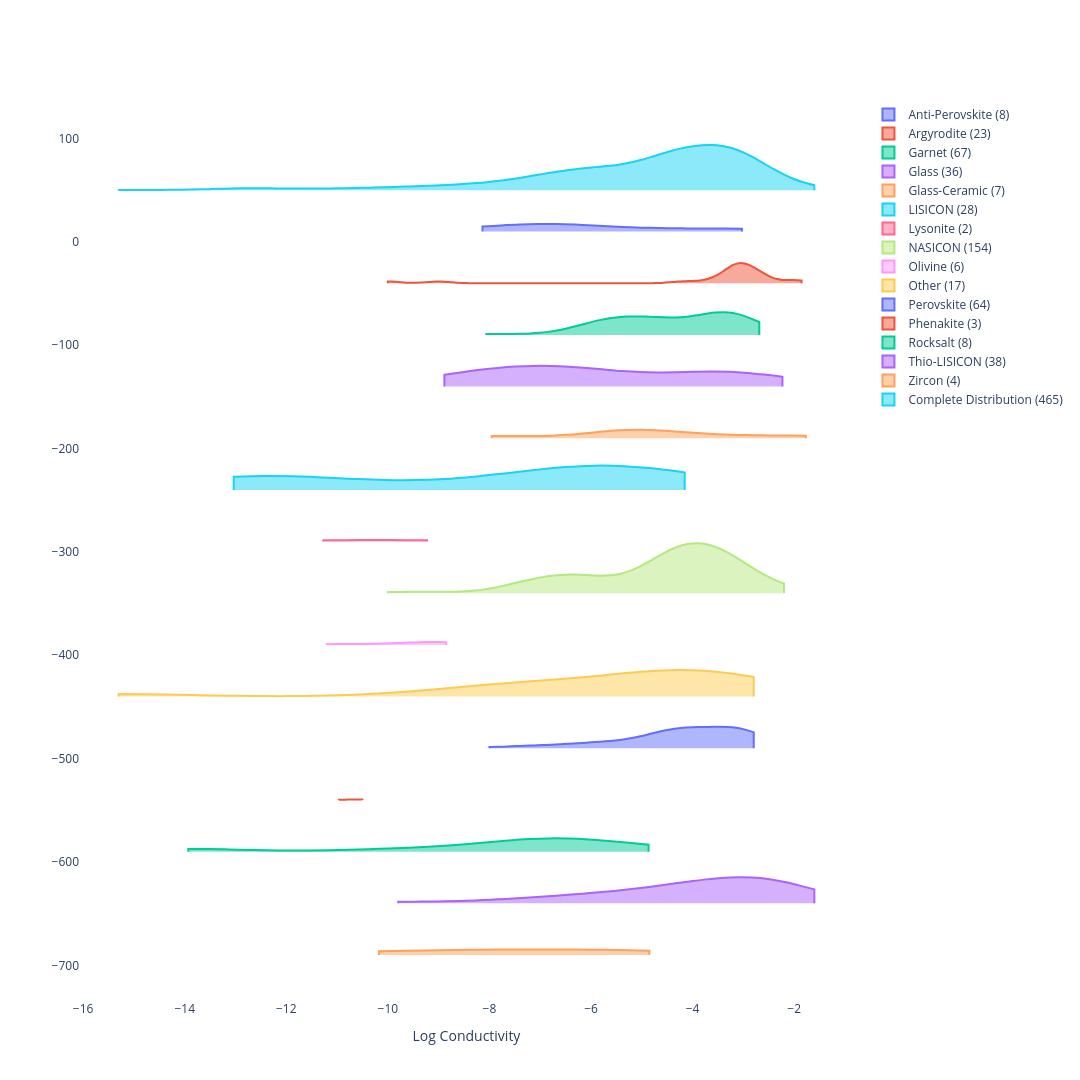

The notebook cell saved with this chart:
### Markdown cell above
# Plot the room temperature distributions of conductivity based on Structural Family

### Code cell
np.random.seed(1)
struc_lab = rt_df["structure"]

data = (np.linspace(1, 2, 12)[:, np.newaxis] * np.random.randn(12, 200) +
            (np.arange(12) + 2 * np.random.random(12))[:, np.newaxis])

fig = go.Figure() 

# Add each of the violins by structure type
for i, l in enumerate(list(set(struc_lab))):
    dist=rt_df[rt_df["structure"] == l]["log_target"]
    
    fig.add_trace(go.Violin(x=dist,
                        y=[10-50*i for _ in range(len(rt_df[rt_df["structure"] == l]["log_target"]))],
                        name=f'{le.inverse_transform(np.array(l).ravel())[0]} ({len(rt_df[rt_df["structure"] == l])})',
                        scalemode="count",
                        spanmode="hard",
                        scalegroup="this",
                        alignmentgroup=0,
                        width=np.sqrt(len(rt_df[rt_df["structure"] == l])) * (max(dist)-min(dist))))

# Add a violin for the complete distribution
fig.add_trace(go.Violin(x=rt_df["log_target"],
                        y=[50 for _ in range(len(df["log_target"]))],
                        name=f'Complete Distribution ({len(rt_df)})',
                        scalemode="count",
                        spanmode="hard", 
                        scalegroup="all",
                        alignmentgroup=1,
                        width=np.sqrt(510 * 15)))

# Change Styling
fig.update_traces(orientation='h', side='positive',points=False)
fig.update_layout(xaxis_showgrid=False, 
                  xaxis_zeroline=False, 
                  paper_bgcolor='rgba(0,0,0,0)', 
                  plot_bgcolor='rgba(0,0,0,0)', 
                  width=1080, 
                  height=1080)

fig.update_xaxes(categoryorder='category descending')
fig.update_layout(
    xaxis_title="Log Conductivity",
)

write_html(fig, "img/Figure2.html")

fig.show()

### Figure 1 — Plotly figure (JSON) as saved in the notebook; plotly's stock layout.template omitted (floating-point values rounded to 4 significant figures; data arrays with more than 128 entries replaced by an {"elided": "..."} marker saying what was removed)
{"data": [{"alignmentgroup": "0", "name": "Anti-Perovskite (8)", "orientation": "h", "points": false, "scalegroup": "this", "scalemode": "count", "side": "positive", "spanmode": "hard", "type": "violin", "width": 14.45, "x": [-6.268, -7.051, -7.094, -7.148, -8.137, -5.975, -3.028, -3.851], "y": [10, 10, 10, 10, 10, 10, 10, 10]}, {"alignmentgroup": "0", "name": "Argyrodite (23)", "orientation": "h", "points": false, "scalegroup": "this", "scalemode": "count", "side": "positive", "spanmode": "hard", "type": "violin", "width": 39.07, "x": [-9, -3.27, -3.425, -1.854, -3.721, -3.201, -2.099, -2.638, -2.638, -2.703, -2.738, -2.824, -3.046, -2.967, -3.032, -3.045, -3.063, -3.058, -3.094, -3.159, -3.356, -4.203, -10], "y": [-40, -40, -40, -40, -40, -40, -40, -40, -40, -40, -40, -40, -40, -40, -40, -40, -40, -40, -40, -40, -40, -40, -40]}, {"alignmentgroup": "0", "name": "Garnet (67)", "orientation": "h", "points": false, "scalegroup": "this", "scalemode": "count", "side": "positive", "spanmode": "hard", "type": "violin", "width": 43.99, "x": [-3.292, -2.686, -3.02, -3.509, -3.972, -5.788, -2.886, -4.081, -3.081, -3.1, -3.889, -4.569, -5.536, -5.883, -6.207, -4.893, -5.65, -5.577, -5.821, -8.06, -4.648, -4.86, -5.093, -5.19, -3.048, -4.398, -4.699, -5.097, -4.398, -5.155, -3.097, -3.469, -4.424, -4.62, -4.975, -5.818, -6.012, -3.456, -3.361, -3.499, -3.646, -3.046, -3.569, -3.726, -3.036, -3.137, -2.987, -3.495, -3.553, -3.796, -3.114, -3.18, -3.347, -3.585, -4.229, -5.469, -5.222, -5.377, -5.796, -3.201, -4.6, -5.155, -4.638, -5.676, -6.717, -6.253, -5.686], "y": [-90, -90, -90, -90, -90, -90, -90, -90, -90, -90, -90, -90, -90, -90, -90, -90, -90, -90, -90, -90, -90, -90, -90, -90, -90, -90, -90, -90, -90, -90, -90, -90, -90, -90, -90, -90, -90, -90, -90, -90, -90, -90, -90, -90, -90, -90, -90, -90, -90, -90, -90, -90, -90, -90, -90, -90, -90, -90, -90, -90, -90, -90, -90, -90, -90, -90, -90]}, {"alignmentgroup": "0", "name": "Glass (36)", "orientation": "h", "points": false, "scalegroup": "this", "scalemode": "count", "side": "positive", "spanmode": "hard", "type": "violin", "width": 39.94, "x": [-6.646, -7.526, -6.796, -3.4, -7.166, -8.5, -8.24, -8.04, -3.536, -5.724, -2.495, -2.951, -3.678, -5.611, -2.699, -4.364, -4.333, -4.174, -5.542, -6.357, -6.638, -2.845, -6.59, -6.123, -3.218, -3.742, -7.939, -8.879, -8.09, -7.387, -7.16, -6.561, -2.231, -6.063, -8.458, -8.887], "y": [-140, -140, -140, -140, -140, -140, -140, -140, -140, -140, -140, -140, -140, -140, -140, -140, -140, -140, -140, -140, -140, -140, -140, -140, -140, -140, -140, -140, -140, -140, -140, -140, -140, -140, -140, -140]}, {"alignmentgroup": "0", "name": "Glass-Ceramic (7)", "orientation": "h", "points": false, "scalegroup": "this", "scalemode": "count", "side": "positive", "spanmode": "hard", "type": "violin", "width": 16.36, "x": [-3.42, -1.77, -5.541, -5.201, -5, -4.903, -7.954], "y": [-190, -190, -190, -190, -190, -190, -190]}, {"alignmentgroup": "0", "name": "LISICON (28)", "orientation": "h", "points": false, "scalegroup": "this", "scalemode": "count", "side": "positive", "spanmode": "hard", "type": "violin", "width": 47.0, "x": [-6.301, -5.987, -12.76, -13.04, -5.943, -12.45, -12.88, -4.959, -5.347, -4.721, -4.496, -5.567, -6.051, -12.49, -11.89, -12.69, -9.699, -11.51, -4.155, -5.777, -6.222, -6, -12.85, -5.488, -5.792, -7.695, -6.256, -8.496], "y": [-240, -240, -240, -240, -240, -240, -240, -240, -240, -240, -240, -240, -240, -240, -240, -240, -240, -240, -240, -240, -240, -240, -240, -240, -240, -240, -240, -240]}, {"alignmentgroup": "0", "name": "Lysonite (2)", "orientation": "h", "points": false, "scalegroup": "this", "scalemode": "count", "side": "positive", "spanmode": "hard", "type": "violin", "width": 2.887, "x": [-11.27, -9.23], "y": [-290, -290]}, {"alignmentgroup": "0", "name": "NASICON (154)", "orientation": "h", "points": false, "scalegroup": "this", "scalemode": "count", "side": "positive", "spanmode": "hard", "type": "violin", "width": 96.79, "x": {"elided": "154 float values"}, "y": {"elided": "154 int values"}}, {"alignmentgroup": "0", "name": "Olivine (6)", "orientation": "h", "points": false, "scalegroup": "this", "scalemode": "count", "side": "positive", "spanmode": "hard", "type": "violin", "width": 5.754, "x": [-8.959, -11.2, -9.951, -9.3, -8.9, -8.851], "y": [-390, -390, -390, -390, -390, -390]}, {"alignmentgroup": "0", "name": "Other (17)", "orientation": "h", "points": false, "scalegroup": "this", "scalemode": "count", "side": "positive", "spanmode": "hard", "type": "violin", "width": 51.56, "x": [-7.005, -4.372, -4.415, -4.418, -4.453, -4.633, -6.824, -15.3, -3, -3.699, -3.595, -5.194, -3.24, -8.699, -7, -7.883, -2.796], "y": [-440, -440, -440, -440, -440, -440, -440, -440, -440, -440, -440, -440, -440, -440, -440, -440, -440]}, {"alignmentgroup": "0", "name": "Perovskite (64)", "orientation": "h", "points": false, "scalegroup": "this", "scalemode": "count", "side": "positive", "spanmode": "hard", "type": "violin", "width": 41.63, "x": [-2.796, -2.959, -3.184, -2.9, -3.78, -3.206, -5.237, -4.211, -4.556, -4.119, -4.251, -3, -2.959, -3.051, -3.137, -3.194, -3.444, -3.678, -3.721, -4.284, -2.991, -3, -2.824, -4.102, -3.8, -6, -7.097, -3, -2.815, -3.162, -5.719, -3.437, -4.2, -3.9, -8, -7, -4.553, -4.444, -4.222, -3.77, -5.268, -4.117, -4.276, -3.26, -4.31, -4.699, -4.886, -4.495, -6, -6, -7, -4.102, -4.116, -4.369, -4.764, -5.015, -5.134, -5.775, -3.237, -4.699, -3, -3.05, -3.28, -6.217], "y": [-490, -490, -490, -490, -490, -490, -490, -490, -490, -490, -490, -490, -490, -490, -490, -490, -490, -490, -490, -490, -490, -490, -490, -490, -490, -490, -490, -490, -490, -490, -490, -490, -490, -490, -490, -490, -490, -490, -490, -490, -490, -490, -490, -490, -490, -490, -490, -490, -490, -490, -490, -490, -490, -490, -490, -490, -490, -490, -490, -490, -490, -490, -490, -490]}, {"alignmentgroup": "0", "name": "Phenakite (3)", "orientation": "h", "points": false, "scalegroup": "this", "scalemode": "count", "side": "positive", "spanmode": "hard", "type": "violin", "width": 0.802, "x": [-10.97, -10.5, -10.63], "y": [-540, -540, -540]}, {"alignmentgroup": "0", "name": "Rocksalt (8)", "orientation": "h", "points": false, "scalegroup": "this", "scalemode": "count", "side": "positive", "spanmode": "hard", "type": "violin", "width": 25.63, "x": [-6.824, -7.553, -4.866, -6.709, -7.047, -9.57, -5.822, -13.93], "y": [-590, -590, -590, -590, -590, -590, -590, -590]}, {"alignmentgroup": "0", "name": "Thio-LISICON (38)", "orientation": "h", "points": false, "scalegroup": "this", "scalemode": "count", "side": "positive", "spanmode": "hard", "type": "violin", "width": 50.51, "x": [-3.194, -2.801, -1.602, -2.693, -2.495, -2.693, -4.187, -3.268, -3.959, -2.398, -1.921, -3.096, -3.064, -2.187, -2.26, -4.11, -7.307, -5.699, -2.066, -2.495, -3.921, -6.6, -9.796, -4.155, -3.796, -2.658, -2.638, -6.547, -4.198, -4.364, -5.358, -4.788, -5.495, -7.9, -5.137, -5.971, -3.655, -2.737], "y": [-640, -640, -640, -640, -640, -640, -640, -640, -640, -640, -640, -640, -640, -640, -640, -640, -640, -640, -640, -640, -640, -640, -640, -640, -640, -640, -640, -640, -640, -640, -640, -640, -640, -640, -640, -640, -640, -640]}, {"alignmentgroup": "0", "name": "Zircon (4)", "orientation": "h", "points": false, "scalegroup": "this", "scalemode": "count", "side": "positive", "spanmode": "hard", "type": "violin", "width": 10.65, "x": [-4.851, -6.333, -8.183, -10.18], "y": [-690, -690, -690, -690]}, {"alignmentgroup": "1", "name": "Complete Distribution (465)", "orientation": "h", "points": false, "scalegroup": "all", "scalemode": "count", "side": "positive", "spanmode": "hard", "type": "violin", "width": 87.46, "x": {"elided": "465 float values"}, "y": {"elided": "789 int values"}}], "layout": {"height": 1080, "paper_bgcolor": "rgba(0,0,0,0)", "plot_bgcolor": "rgba(0,0,0,0)", "width": 1080, "xaxis": {"categoryorder": "category descending", "showgrid": false, "title": {"text": "Log Conductivity"}, "zeroline": false}}}
